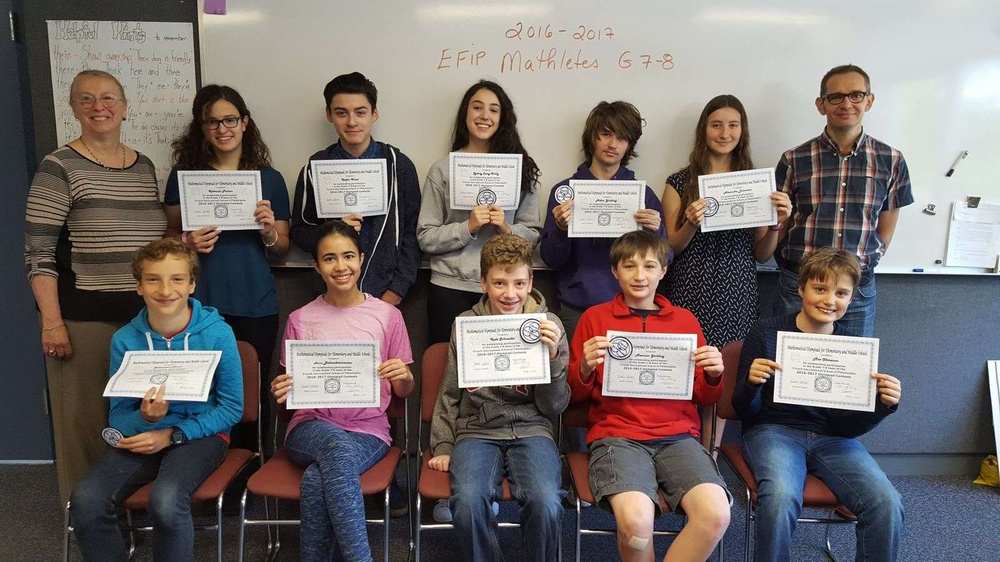
#> input picture test.jpg, 1000 x 562 px, shrunk from 1600 x 900 before the run
$ python fr.py test.jpg test.jpg
#> lines starting #> are read from the running program, lines starting #| are printed output that depends on the picture; after the words box and inside, x2 and y2 are one past the last pixel; in counts of white or black regions, pixels touching at a corner belong together
import cv2
import sys

imagePath = sys.argv[1]
cascPath = sys.argv[2]

faceCascade = cv2.CascadeClassifier(cv2.data.haarcascades + "haarcascade_frontalface_default.xml")

image = cv2.imread("test.jpg") #Your picture's name
#> image is the input picture: shape (562, 1000, 3); mean B, G, R 107.9, 109.6, 117.3
gray = cv2.cvtColor(image, cv2.COLOR_BGR2GRAY)
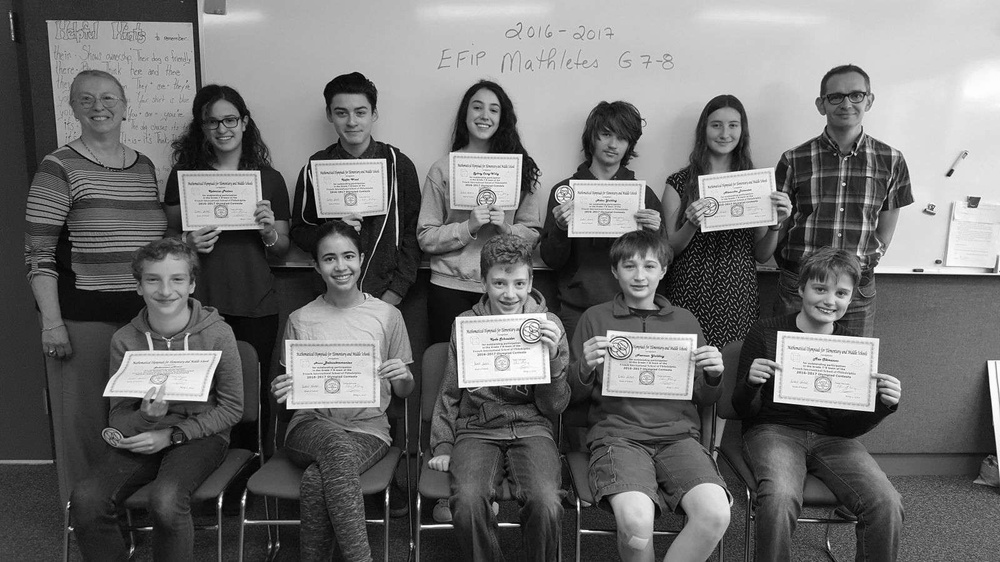
#> gray: shape (562, 1000); min 0, max 255, mean 111.7

faces = faceCascade.detectMultiScale(
    gray,
    scaleFactor = 1.28,
    minNeighbors = 5,
    minSize = (30, 30),
    flags = cv2.CASCADE_SCALE_IMAGE
)
#> faces = [[462, 90, 46, 46], [324, 91, 55, 55], [199, 102, 49, 49], [700, 106, 48, 48], [312, 235, 56, 56], [614, 246, 53, 53], [819, 75, 55, 55], [70, 78, 54, 54], [135, 256, 60, 60], [484, 264, 50, 50], [802, 268, 57, 57]]

print ("Found {0} faces!".format(len(faces)))
#| Found 11 faces!
for (x, y, w, h) in faces:
    cv2.rectangle(image, (x, y), (x+w, y+h), (255, 165, 0), 2)
#> this loop made 11 passes
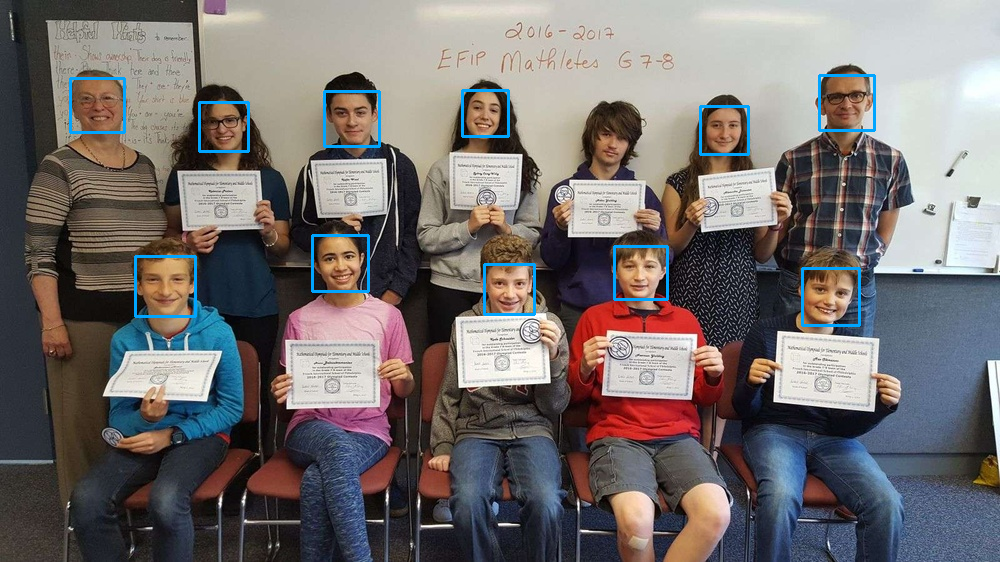
#> image: shape (562, 1000, 3); 1.24% of pixels changed, all inside (x1, y1, x2, y2) = (69, 74, 876, 327)

cv2.imshow("Faces found", image)
cv2.waitKey(0)
cv2.destroyAllWindows()

# to run the script 'python fr.py test.jpg haarcascade_frontalface_default.xml'
